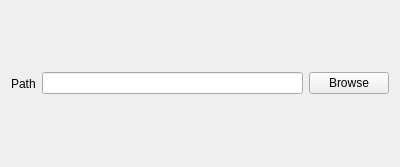
<?xml version="1.0" encoding="UTF-8"?>
<ui version="4.0">
 <class>Form</class>
 <widget class="QWidget" name="Form">
  <property name="geometry">
   <rect>
    <x>0</x>
    <y>0</y>
    <width>400</width>
    <height>167</height>
   </rect>
  </property>
  <property name="sizePolicy">
   <sizepolicy hsizetype="Minimum" vsizetype="Fixed">
    <horstretch>0</horstretch>
    <verstretch>0</verstretch>
   </sizepolicy>
  </property>
  <property name="windowTitle">
   <string>Form</string>
  </property>
  <layout class="QHBoxLayout" name="horizontalLayout">
   <item>
    <widget class="QLabel" name="label">
     <property name="text">
      <string>Path</string>
     </property>
    </widget>
   </item>
   <item>
    <widget class="QLineEdit" name="path"/>
   </item>
   <item>
    <widget class="QPushButton" name="browsePath">
     <property name="text">
      <string>Browse</string>
     </property>
    </widget>
   </item>
  </layout>
 </widget>
 <resources/>
 <connections/>
</ui>
